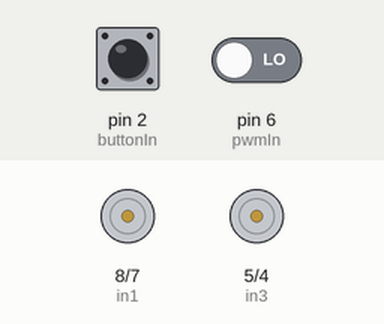
A sketch run on a simulated Arduino Uno, built with avr-gcc and run on an emulated ATmega328P. Parts: motor-driver pin pairs drawn as motors (green arrow = first pin HIGH = forward, orange = second pin HIGH = backward, longer = more drive, scaled by the enable pin). The test bench sets the inputs (shaded band); at power-on: pin 6 (pwmIn) LOW, pin 2 (buttonIn) LOW. What the sketch prints to the serial monitor is not drawn.

Above: at 1.2 s.
1.3 s: pin 6 (pwmIn) driven HIGH
Timing chart, 0 to 35.3 s (numbered marks = the images above; inputs shaded):
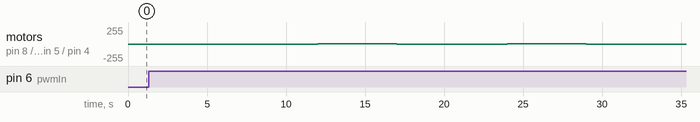

Measured:
- after the input at 1.3 s, motor on pin 8 (in1) / pin 7 (in2), motor on pin 5 (in3) / pin 4 (in4): stopped → forward 1/255 after 10.7 s, → stopped 5.0 s later, → backward 1/255 1.0 s later, → stopped 5.0 s later, … (8 changes in this stretch)

The sketch:

PWM_Motor_v2.ino
```cpp
// Motor A
int enA = 9;
int in1 = 8;
int in2 = 7;

// Motor B
int enB = 3;
int in3 = 5;
int in4 = 4;

//PWM input
int pwmIn = 6; // Pin for the PWM signal.
int pwmVal = 0;// Variable to store the read value

//Button for 5s mode
int buttonIn = 2; //Pin that the button is connected to.
int buttonVal = 0; //Variable to store the button value.

//NOTE: **When adjusting the speed it will only change after the loop is complete.**
int motorTime = 10000; // How long the motor will spin in millis.
int motorTime2 = 5000; // How long the motor will spin when button is HIGH
int pauseTime = 1000; // How long to pause at the end of each run.

void setup() {
  Serial.begin(115200);

  //Set pin 6 and 2 as inputs for PWM and button.
  pinMode(pwmIn, INPUT);
  pinMode(buttonIn, INPUT);

  // Set all the motor control pins to outputs
  pinMode(enA, OUTPUT);
  pinMode(enB, OUTPUT);
  pinMode(in1, OUTPUT);
  pinMode(in2, OUTPUT);
  pinMode(in3, OUTPUT);
  pinMode(in4, OUTPUT);

}

void loop() {

  pwmVal = digitalRead(pwmIn); // read the input pin
  buttonVal = digitalRead(buttonIn); // read the button to see if its high or low

  // Turn on motor A
  digitalWrite(in1, HIGH);
  digitalWrite(in2, LOW);
  // Set speed, range 0~255
  analogWrite(enA, pwmVal);

  // Turn on motor B
  digitalWrite(in3, HIGH);
  digitalWrite(in4, LOW);
  // Set speed, range 0~255
  analogWrite(enB, pwmVal);

  //Run the motor depending on button value
  if (buttonVal = LOW){
    delay(motorTime);
  }
  else if (buttonVal = HIGH){
    delay(motorTime2);
  }

  //Pause the motor for "pauseTime".
  digitalWrite(in1, LOW);
  digitalWrite(in2, LOW);
  digitalWrite(in3, LOW);
  digitalWrite(in4, LOW);
  delay(pauseTime);


  //// Change motor directions


  // Turn on motor A
  digitalWrite(in1, LOW);
  digitalWrite(in2, HIGH);
  // Set speed, range 0~255
  analogWrite(enA, pwmVal);

  // Turn on motor B
  digitalWrite(in3, LOW);
  digitalWrite(in4, HIGH);
  // Set speed, range 0~255
  analogWrite(enB, pwmVal);

  //Run the motor depending on button value
  if (buttonVal = LOW){
    delay(motorTime);
  }
  else if (buttonVal = HIGH){
    delay(motorTime2);
  }


  //Pause the motor for "pauseTime".
  digitalWrite(in1, LOW);
  digitalWrite(in2, LOW);
  digitalWrite(in3, LOW);
  digitalWrite(in4, LOW);
  delay(pauseTime);

  Serial.println(pwmVal);
}
```
